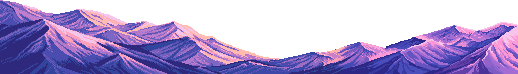
#> input picture src/assets/scenery/hills.png, 518 x 74 px
$ python recolour.py
#> lines starting #> are read from the running program, lines starting #| are printed output that depends on the picture
#> in main, image is the input picture: PIL image 518x74 RGBA; mean R, G, B, A 71, 55, 102.6, 146.8
# Recolours the banner scenery for each colour theme (src/theme.ts).
#
# Run from the repo root (needs Python 3 and Pillow: `pip install pillow`):
#
#     python scripts/scenery/recolour.py
#
# It reads the original pictures in src/assets/scenery/ (never changing them)
# and writes recoloured copies to src/assets/scenery/<theme>/. Each colour is
# swapped by its lightness: the darkest colour in a picture becomes the first
# colour of the theme's ramp, the lightest becomes the last, and everything
# in between is blended along the ramp in OKLab (a colour space where equal
# steps look equally different). So the pixel art's shading survives while
# its hue changes. Transparent pixels and the picture sizes stay as they are.
#
# Not recoloured: treeline-front.png (only a stencil; CSS paints it) and the
# cherry blossoms (kept as they are in every theme).

from pathlib import Path

from PIL import Image

SCENERY = Path(__file__).resolve().parents[2] / "src" / "assets" / "scenery"

# The bushes' ramps start at the theme's page colour, like the original's
# darkest navy is the purple page colour, so the bushes melt into the page.
# Most of a bush is a dark mid-tone, so the ramp climbs quickly from there.
BUSHES_NIGHT_WATER = ["#0b171b", "#10404a", "#1a5e66", "#2f8085", "#6cb8b2", "#d2f4ee"]
BUSHES_LANTERN_DUSK = ["#141b1b", "#173f37", "#215a4d", "#327563", "#78a88a", "#e6efcf"]

# Per theme, per picture: the ramp, dark to light.
THEMES = {
    # Cold and moonlit: teal hills with pale moonlit ridges, deep teal bushes.
    "night-water": {
        "hills.png": ["#0f2a30", "#1b4a52", "#2a6a70", "#4f9aa0", "#b8ecea"],
        "newTreesLeft.png": BUSHES_NIGHT_WATER,
        "newTreesRight.png": BUSHES_NIGHT_WATER,
    },
    # Warm dusk: dark teal-stone hills whose lit ridges (the pink rims) go amber,
    # deep jade bushes. The hills stay teal until the rims, so the middle never
    # turns olive.
    "lantern-dusk": {
        "hills.png": ["#17201f", "#1f2c2b", "#283a37", "#334a44", "#42594f", "#7f6e57", "#c79860", "#f2c46d"],
        "newTreesLeft.png": BUSHES_LANTERN_DUSK,
        "newTreesRight.png": BUSHES_LANTERN_DUSK,
    },
}


# --- OKLab (https://bottosson.github.io/posts/oklab/) ---

def to_linear(c):
    c /= 255
    return c / 12.92 if c <= 0.04045 else ((c + 0.055) / 1.055) ** 2.4


def from_linear(c):
    c = 12.92 * c if c <= 0.0031308 else 1.055 * c ** (1 / 2.4) - 0.055
    return max(0, min(255, round(c * 255)))


def rgb_to_oklab(rgb):
    r, g, b = (to_linear(c) for c in rgb)
    l = (0.4122214708 * r + 0.5363325363 * g + 0.0514459929 * b) ** (1 / 3)
    m = (0.2119034982 * r + 0.6806995451 * g + 0.1073969566 * b) ** (1 / 3)
    s = (0.0883024619 * r + 0.2817188376 * g + 0.6299787005 * b) ** (1 / 3)
    return (
        0.2104542553 * l + 0.7936177850 * m - 0.0040720468 * s,
        1.9779984951 * l - 2.4285922050 * m + 0.4505937099 * s,
        0.0259040371 * l + 0.7827717662 * m - 0.8086757660 * s,
    )


def oklab_to_rgb(lab):
    L, a, b = lab
    l = (L + 0.3963377774 * a + 0.2158037573 * b) ** 3
    m = (L - 0.1055613458 * a - 0.0638541728 * b) ** 3
    s = (L - 0.0894841775 * a - 1.2914855480 * b) ** 3
    return (
        from_linear(4.0767416621 * l - 3.3077115913 * m + 0.2309699292 * s),
        from_linear(-1.2684380046 * l + 2.6097574011 * m - 0.3413193965 * s),
        from_linear(-0.0041960863 * l - 0.7034186147 * m + 1.7076147010 * s),
    )


def hex_to_rgb(colour):
    return tuple(int(colour[i : i + 2], 16) for i in (1, 3, 5))


# --- the recolour ---

def along_ramp(ramp, t):
    """The colour at t (0 to 1) along the ramp, blended in OKLab."""
    x = t * (len(ramp) - 1)
    k = min(len(ramp) - 2, int(x))
    f = x - k
    a, b = ramp[k], ramp[k + 1]
    return oklab_to_rgb(tuple(a[i] * (1 - f) + b[i] * f for i in range(3)))


def recolour(image, ramp_hex):
    ramp = [rgb_to_oklab(hex_to_rgb(c)) for c in ramp_hex]
    pixels = image.load()
    width, height = image.size
#> width = 518; height = 74

    # The picture's own colours (ignoring fully transparent pixels) and their lightness.
    colours = {pixels[x, y][:3] for y in range(height) for x in range(width) if pixels[x, y][3] > 0}
#> colours = 66 items
    lightness = {c: rgb_to_oklab(c)[0] for c in colours}
#> lightness = 66 items
    lo, hi = min(lightness.values()), max(lightness.values())
#> lo = 0.317; hi = 0.882
    new = {c: along_ramp(ramp, (l - lo) / (hi - lo) if hi > lo else 0) for c, l in lightness.items()}
#> new = 66 items

    for y in range(height):
        for x in range(width):
            r, g, b, alpha = pixels[x, y]
            if alpha > 0:
                pixels[x, y] = (*new[(r, g, b)], alpha)
    return image


def main():
    for theme, pictures in THEMES.items():
        out = SCENERY / theme
        out.mkdir(exist_ok=True)
        for name, ramp in pictures.items():
            image = Image.open(SCENERY / name).convert("RGBA")
            recolour(image, ramp).save(out / name)
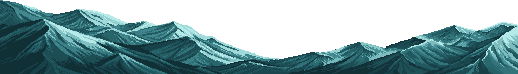
#> saved as hills.png: PIL image 518x74 RGBA; mean R, G, B, A 30.3, 60.2, 63.5, 146.8; transparent parts drawn white
            print(f"wrote {out / name}")


if __name__ == "__main__":
    main()
